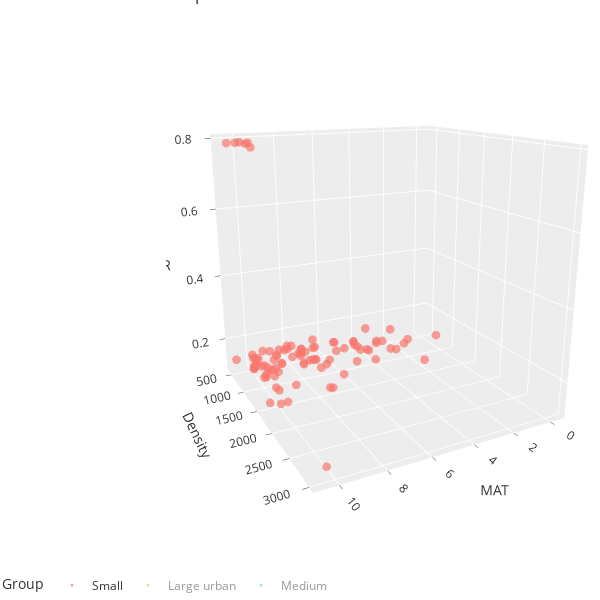

The cell this chart's notebook holds for it:
### Markdown cell above
## Plot

### Code cell
fig = px.scatter_3d(
    dset,
    x='MAT',
    y='Density',
    z='ASR',
    color='Group',
    hover_data=["Name"],
    template="ggplot2",
    title='Test',
    width=600, height=600
)
fig.update_traces(
    hoverlabel=dict(
        bgcolor='white',
        bordercolor='black'))
# tight layout
fig.update_layout(margin=dict(l=0, r=0, b=0, t=0))
fig.update_layout(legend=dict(
    orientation="h",
    yanchor="bottom",
    xanchor="center"
))
fig.update_layout(title_text='Simple Classification of Cities in BC')
fig.update_traces(marker=dict(size=3,
                             opacity=0.7))

### Figure 1 — Plotly figure (JSON) as saved in the notebook; plotly's stock layout.template omitted (floating-point values rounded to 4 significant figures)
{"data": [{"customdata": [["Ladner"], ["Pemberton"], ["Aldergrove"], ["Tsawwassen"], ["Nelson"], ["Kitimat"], ["Prince Rupert"], ["Chemainus"], ["Fort St. John"], ["Aldergrove East"], ["Port McNeill"], ["Cranbrook"], ["Logan Lake"], ["Merritt"], ["Lumby"], ["Rossland"], ["Squamish"], ["Fernie"], ["Osoyoos"], ["Parksville"], ["Kent"], ["Duncan"], ["Oliver"], ["Salmon Arm"], ["Kimberley"], ["Harrison Hot Springs"], ["Armstrong"], ["Chase"], ["Mackenzie"], ["Rayleigh"], ["Nakusp"], ["Dawson Creek"], ["Fort St. James"], ["Cumberland"], ["Hope"], ["Invermere"], ["Creston"], ["Lake Cowichan"], ["Welcome Beach"], ["Sechelt"], ["Ladysmith"], ["Sooke"], ["Whistler"], ["Miller's Landing"], ["One Hundred Mile House"], ["Port Alberni"], ["Summerland"], ["Cedar"], ["Houston"], ["Fort Nelson"], ["Powell River"], ["Cowichan Bay"], ["Port Hardy"], ["Sicamous"], ["Tumbler Ridge"], ["Terrace"], ["Enderby"], ["Dallas"], ["Lillooet"], ["Golden"], ["Vanderhoof"], ["Gibsons"], ["Burns Lake"], ["Okanagan Falls"], ["Revelstoke"], ["Princeton"], ["Castlegar"], ["Elkford"], ["Keremeos"], ["Trail - Fruitvale"], ["Ucluelet"], ["Blind Bay"], ["Cultus Lake"], ["Cobble Hill"], ["Grand Forks"], ["Ashcroft"], ["Shawnigan - Mill Bay"], ["Lions Bay"], ["Fairwinds"], ["Smithers"], ["Crofton"], ["Williams Lake"], ["Quesnel"], ["Duck Lake"], ["Peachland"], ["Roberts Creek"], ["Salmo"], ["Rosedale"], ["Naramata"], ["Sparwood"], ["Canoe"], ["Telkwa"], ["Puntledge"]], "hoverlabel": {"bgcolor": "white", "bordercolor": "black"}, "hovertemplate": "Group=Small<br>MAT=%{x}<br>Density=%{y}<br>ASR=%{z}<br>Name=%{customdata[0]}<extra></extra>", "legendgroup": "Small", "marker": {"color": "#F8766D", "opacity": 0.7, "size": 3, "symbol": "circle"}, "mode": "markers", "name": "Small", "scene": "scene", "showlegend": true, "type": "scatter3d", "x": [10.35, 10.23, 9.9, 10.62, 6.84, 7.33, 7.44, 9.87, 2.06, 9.9, 8.88, 5.67, 4.6, 7.38, 6.98, 6.8, 9.58, 4.56, 9.85, 10.12, 9.97, 10.06, 9.46, 7.98, 4.9, 9.87, 7.89, 7.25, 2.69, 7.38, 7.54, 2.13, 2.91, 9.15, 9.43, 5.57, 7.88, 8.8, 10.22, 10.2, 9.81, 9.65, 5.76, 1.48, 4.54, 9.47, 9.12, 10.15, 3.91, -0.45, 10.09, 9.98, 8.67, 7.65, 3.3, 6.86, 7.74, 7.38, 8.05, 4.62, 3.25, 9.85, 2.83, 8.84, 6.84, 6.71, 8.38, 2.24, 7.45, 8.2, 9.64, 7.43, 9.77, 9.81, 7.88, 8.69, 9.66, 10.15, 10.54, 4.24, 9.87, 5.44, 5.4, 8.48, 8.97, 9.89, 6.59, 10.68, 9.28, 3.39, 7.95, 4.09, 9.79], "y": [3009.0, 1745.0, 1739.0, 1672, 1552.0, 1506.0, 1492.0, 1448.0, 1404.0, 1368.0, 1334.0, 1307.0, 1284.0, 1202.0, 1140.0, 1125, 1090.0, 1088.0, 1082.0, 1080.0, 1074.0, 1070.0, 1056.0, 1022.0, 1020.0, 1002.0, 979.8, 969.5, 966.7, 948.1, 945.6, 927.4, 920.3, 918.7, 913.4, 898.5, 857.5, 811.6, 799.5, 786.5, 769.1, 759.7, 755.2, 754.2, 753.9, 749.6, 748.1, 745.5, 722, 719.1, 715.6, 714.2, 708.9, 704.6, 704, 701.6, 695.3, 692.3, 681, 680.1, 677.6, 665.2, 655.6, 649.4, 622.8, 613, 612.1, 605.3, 602.4, 598.3, 590.5, 585.8, 585.7, 539, 534.6, 530.3, 527.5, 526.7, 520.9, 514.9, 495.7, 494.2, 493, 491.6, 478.1, 470.7, 467, 454.5, 433.7, 429.3, 421.4, 406.9, 400.2], "z": [0.14, 0.14, 0.14, 0.14, 0.16, 0.12, 0.12, 0.14, 0.13, 0.14, 0.13, 0.16, 0.15, 0.15, 0.15, 0.16, 0.14, 0.16, 0.16, 0.79, 0.14, 0.14, 0.16, 0.15, 0.16, 0.14, 0.15, 0.15, 0.13, 0.15, 0.15, 0.14, 0.13, 0.13, 0.14, 0.16, 0.16, 0.14, 0.14, 0.14, 0.14, 0.14, 0.14, 0.13, 0.14, 0.13, 0.15, 0.14, 0.12, 0.12, 0.14, 0.14, 0.13, 0.15, 0.14, 0.12, 0.15, 0.15, 0.14, 0.15, 0.13, 0.79, 0.13, 0.15, 0.15, 0.15, 0.16, 0.16, 0.15, 0.16, 0.79, 0.15, 0.14, 0.14, 0.16, 0.14, 0.14, 0.79, 0.79, 0.12, 0.14, 0.14, 0.14, 0.15, 0.15, 0.79, 0.16, 0.14, 0.15, 0.16, 0.15, 0.12, 0.14]}, {"customdata": [["Vancouver"], ["Abbotsford"], ["Victoria"], ["Kelowna"]], "hoverlabel": {"bgcolor": "white", "bordercolor": "black"}, "hovertemplate": "Group=Large urban<br>MAT=%{x}<br>Density=%{y}<br>ASR=%{z}<br>Name=%{customdata[0]}<extra></extra>", "legendgroup": "Large urban", "marker": {"color": "#A3A500", "opacity": 0.7, "size": 3, "symbol": "circle"}, "mode": "markers", "name": "Large urban", "scene": "scene", "showlegend": true, "type": "scatter3d", "visible": "legendonly", "x": [10.72, 10.47, 10.56, 8.99], "y": [2584.0, 1770.0, 1555, 1114.0], "z": [0.14, 0.14, 0.14, 0.15]}, {"customdata": [["White Rock"], ["Kamloops"], ["Chilliwack"], ["Penticton"], ["Mission"], ["Nanaimo"], ["Campbell River"], ["Vernon"], ["Prince George"], ["Courtenay"]], "hoverlabel": {"bgcolor": "white", "bordercolor": "black"}, "hovertemplate": "Group=Medium<br>MAT=%{x}<br>Density=%{y}<br>ASR=%{z}<br>Name=%{customdata[0]}<extra></extra>", "legendgroup": "Medium", "marker": {"color": "#00BF7D", "opacity": 0.7, "size": 3, "symbol": "circle"}, "mode": "markers", "name": "Medium", "scene": "scene", "showlegend": true, "type": "scatter3d", "visible": "legendonly", "x": [10.22, 8.57, 10.68, 9.38, 10.39, 10.17, 9.66, 8.56, 4.69, 9.79], "y": [1751.0, 1387.0, 1353.0, 1343.0, 1335.0, 1267.0, 1144.0, 959.9, 933.5, 811.6], "z": [0.14, 0.15, 0.14, 0.15, 0.14, 0.14, 0.13, 0.15, 0.14, 0.14]}], "layout": {"height": 600, "legend": {"orientation": "h", "title": {"text": "Group"}, "tracegroupgap": 0, "xanchor": "center", "yanchor": "bottom"}, "margin": {"b": 0, "l": 0, "r": 0, "t": 0}, "scene": {"aspectmode": "auto", "aspectratio": {"x": 1, "y": 1, "z": 1}, "camera": {"center": {"x": 0, "y": 0, "z": 0}, "eye": {"x": 1.11, "y": 2.131, "z": 0.7147}, "projection": {"type": "perspective"}, "up": {"x": 0, "y": 0, "z": 1}}, "domain": {"x": [0, 1], "y": [0, 1]}, "xaxis": {"title": {"text": "MAT"}, "type": "linear"}, "yaxis": {"title": {"text": "Density"}, "type": "linear"}, "zaxis": {"title": {"text": "ASR"}, "type": "linear"}}, "title": {"text": "Simple Classification of Cities in BC"}, "width": 600}}
